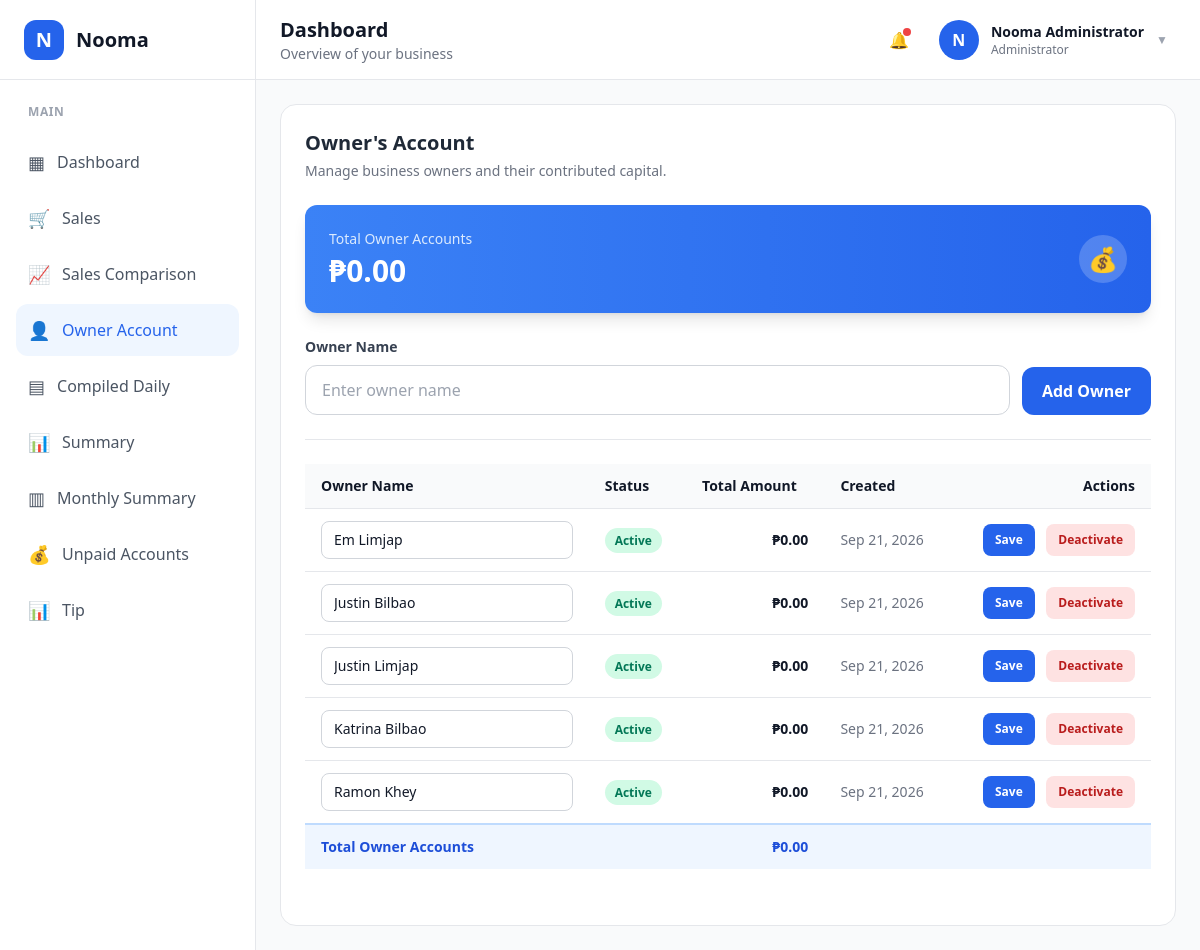
The app's page /frontend/OwnersAccount/ownerAccount.php (signed in), older data.
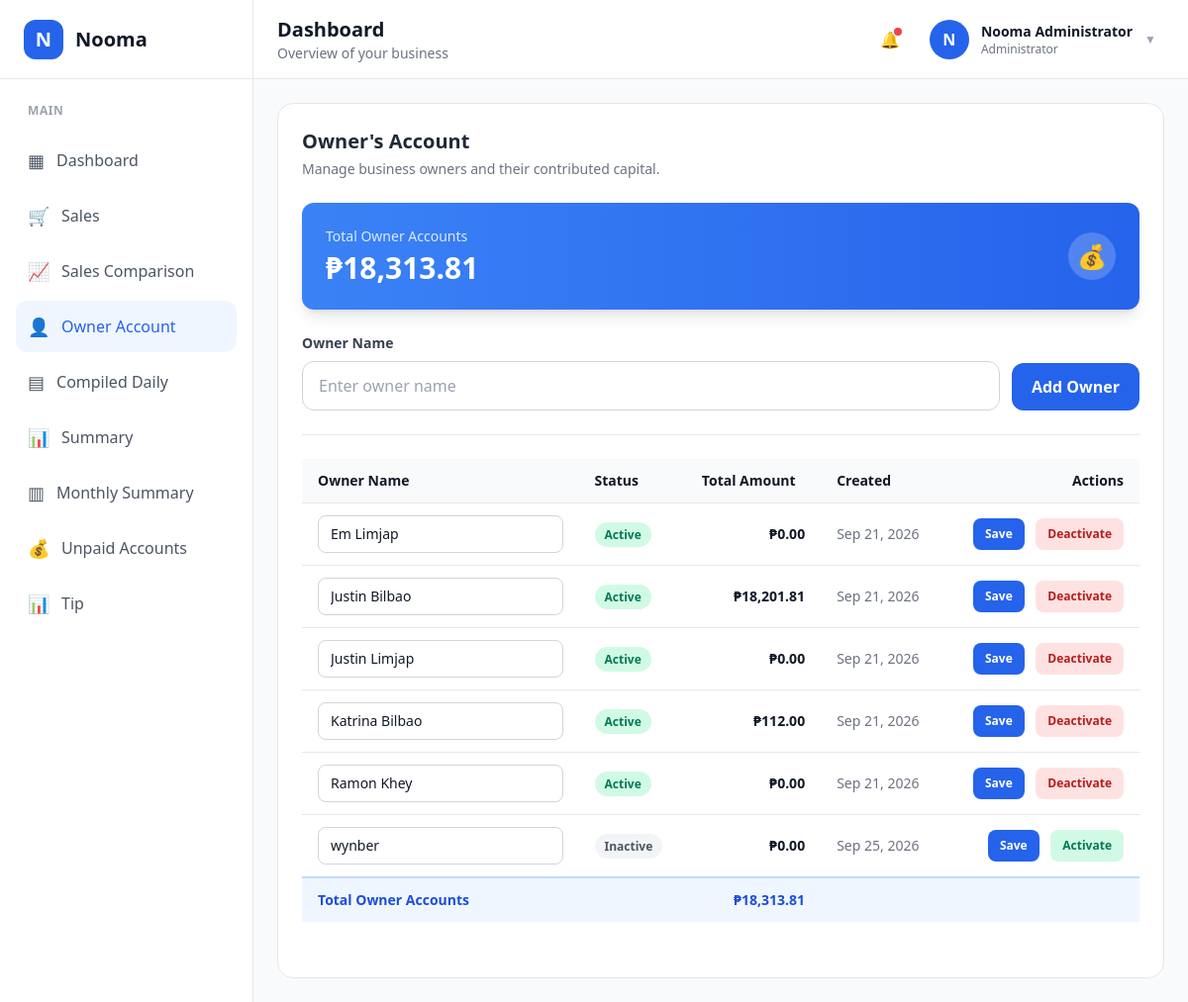
The same page, newer data.
### tables this page shows
CREATE TABLE `account_holders` (
  `account_holder_id` bigint(20) UNSIGNED NOT NULL,
  `account_name` varchar(150) NOT NULL,
  `account_type` enum('owner','staff','guest','customer','other') NOT NULL DEFAULT 'other',
  `is_active` tinyint(1) NOT NULL DEFAULT 1,
  `created_at` timestamp NOT NULL DEFAULT current_timestamp()
);

### frontend/OwnersAccount/ownerAccount.php (the view, shortened to what the changed rows need)
<?php
require_once __DIR__ . "/../../backend/config/database.php";
$owner_accounts = [];
$ownerResult = mysqli_query($conn, "SELECT account_holder_id, account_name, account_type, is_active, created_at FROM account_holders WHERE account_type = 'owner' ORDER BY is_active DESC, account_name ASC");
if ($ownerResult) {
    while ($row = mysqli_fetch_assoc($ownerResult)) {
        $owner_accounts[] = $row;
    }
}
$totalOwnerAccountAmount = 0.0;
$totalOwnerAccountsResult = mysqli_query($conn, "SELECT SUM(ra.amount) as total FROM report_accounts ra INNER JOIN account_holders ah ON ah.account_holder_id = ra.account_holder_id WHERE ah.account_type = 'owner' AND ra.account_category = 'owners_account'");
if ($totalOwnerAccountsResult) {
    $row = mysqli_fetch_assoc($totalOwnerAccountsResult);
    $totalOwnerAccountAmount = (float) ($row["total"] ?? 0);
}
$ownerAccountTotals = [];
foreach ($owner_accounts as $account) {
    $accountId = (int) $account["account_holder_id"];
    $accountTotalStmt = mysqli_prepare($conn, "SELECT SUM(ra.amount) as total FROM report_accounts ra WHERE ra.account_holder_id = ? AND ra.account_category = 'owners_account'");
    mysqli_stmt_bind_param($accountTotalStmt, "i", $accountId);
    mysqli_stmt_execute($accountTotalStmt);
    $accountTotalResult = mysqli_stmt_get_result($accountTotalStmt);
    if ($accountTotalResult) {
        $row = mysqli_fetch_assoc($accountTotalResult);
        $ownerAccountTotals[$accountId] = (float) ($row["total"] ?? 0);
    }
}
?>
<!DOCTYPE html>
<html lang="en">
<head>
    <script src="https://cdn.tailwindcss.com"></script>
</head>
<body class="bg-gray-50 text-gray-900">
<div class="lg:ml-64 min-h-screen">
    <?php include "../Components/navbar.php"; ?>
    <main class="p-6">
        <div class="bg-white rounded-2xl border border-gray-200 p-6">
            <div class="mb-6">
                <h2 class="text-xl font-semibold text-gray-800">
                    Owner's Account
                </h2>
            </div>
            <div class="mb-6 bg-gradient-to-r from-blue-500 to-blue-600 rounded-xl p-6 text-white shadow-lg">
                <div class="flex items-center justify-between">
                    <div>
                        <p class="text-blue-100 text-sm font-medium">Total Owner Accounts</p>
                        <p class="text-3xl font-bold mt-1">₱<?= number_format($totalOwnerAccountAmount, 2) ?></p>
                    </div>
                </div>
            </div>
            <div class="overflow-x-auto mb-8">
                <table class="w-full text-sm text-left">
                    <thead class="bg-gray-50 border-b">
                        <tr>
                            <th class="px-4 py-3">Owner Name</th>
                            <th class="px-4 py-3">Status</th>
                            <th class="px-4 py-3">Total Amount</th>
                            <th class="px-4 py-3">Created</th>
                            <th class="px-4 py-3 text-right">Actions</th>
                        </tr>
                    </thead>
                    <tbody class="divide-y">
                        <?php foreach ($owner_accounts as $account): ?>
                            <?php $editFormId = "edit-owner-" . (int) $account["account_holder_id"]; ?>
                            <tr class="hover:bg-gray-50">
                                    <td class="px-4 py-3">
                                        <form id="<?= $editFormId ?>" method="post">
                                            <input type="text" name="account_name" required value="<?= htmlspecialchars($account["account_name"]) ?>"
                                                   class="w-full border border-gray-300 rounded-lg px-3 py-2">
                                        </form>
                                    </td>
                                    <td class="px-4 py-3">
                                        <span class="px-2.5 py-1 rounded-full text-xs font-semibold <?= $account["is_active"] ? "bg-emerald-100 text-emerald-700" : "bg-gray-100 text-gray-600" ?>">
                                            <?= $account["is_active"] ? "Active" : "Inactive" ?>
                                        </span>
                                    </td>
                                    <td class="px-4 py-3 font-semibold text-right">
                                        ₱<?= number_format($ownerAccountTotals[$account["account_holder_id"]] ?? 0, 2) ?>
                                    </td>
                                    <td class="px-4 py-3 text-gray-500"><?= htmlspecialchars(date("M j, Y", strtotime($account["created_at"]))) ?></td>
                                    <td class="px-4 py-3 text-right whitespace-nowrap">
                                        <button type="submit" form="<?= $editFormId ?>" class="px-3 py-2 rounded-lg bg-blue-600 text-white text-xs font-semibold hover:bg-blue-700">Save</button>
                                        <form method="post" class="inline">
                                            <button type="submit" class="ml-2 px-3 py-2 rounded-lg <?= $account["is_active"] ? "bg-red-100 text-red-700 hover:bg-red-200" : "bg-emerald-100 text-emerald-700 hover:bg-emerald-200" ?> text-xs font-semibold">
                                                <?= $account["is_active"] ? "Deactivate" : "Activate" ?>
                                            </button>
                                        </form>
                                    </td>
                            </tr>
                        <?php endforeach; ?>
                    </tbody>
                    <tfoot class="bg-blue-50 border-t-2 border-blue-200">
                        <tr>
                            <td colspan="2" class="px-4 py-3 font-bold text-blue-700">Total Owner Accounts</td>
                            <td class="px-4 py-3 font-bold text-right text-blue-700">₱<?= number_format($totalOwnerAccountAmount, 2) ?></td>
                            <td colspan="2"></td>
                        </tr>
                    </tfoot>
                </table>
            </div>
        </div>
    </main>
<?php include "../Components/footer.php"; ?>

Row changes from the older to the newer data that the page shows:
computed for account_holders "Justin Bilbao": account_holder_id "0.00" → "18,201.81"
computed for account_holders "Katrina Bilbao": account_holder_id "0.00" → "112.00"
added account_holders: account_name "wynber", shows "Inactive", account_holder_id+is_active "0.00", created_at "Sep 25, 2026", shows "Activate"
Text that changed along with them:
$totalOwnerAccountAmount: "0.00" → "18,313.81"
